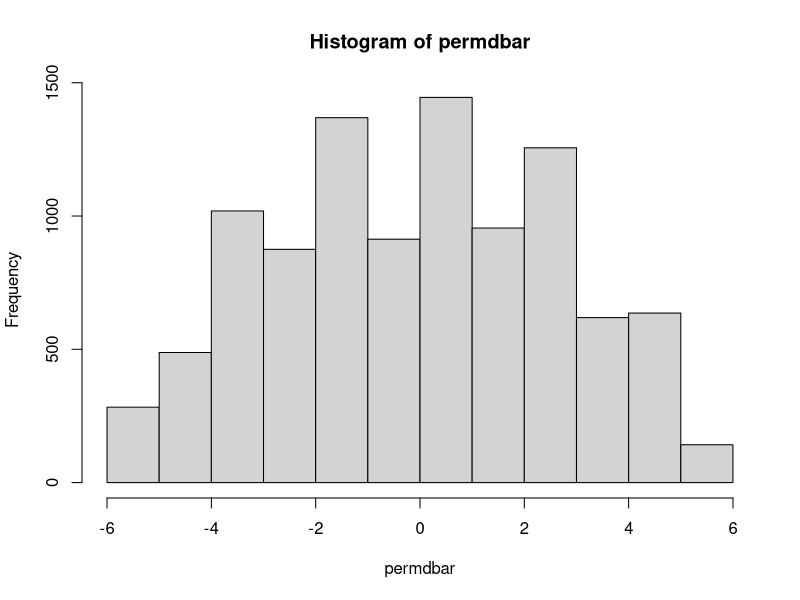
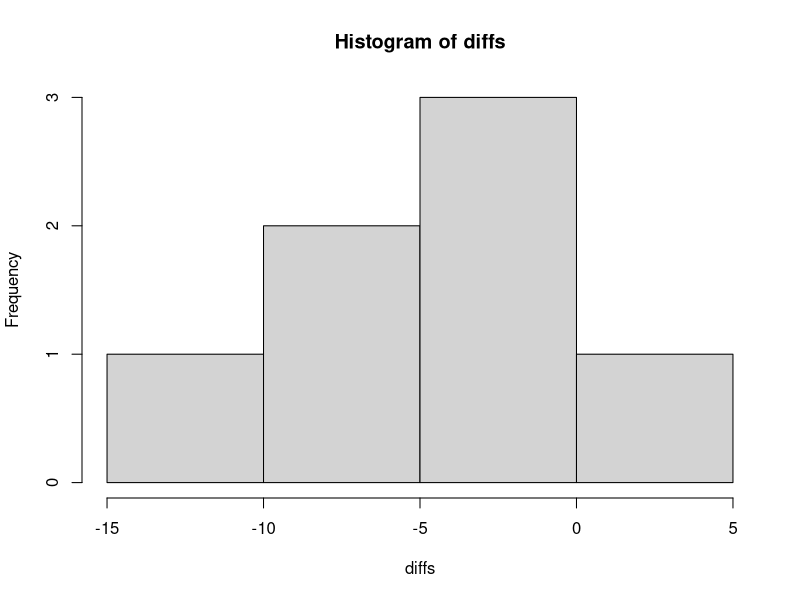

These figures' R source, in order:
diffs <- c(-3, -6, 4, -8, 0, -1, -15)
dbar <- mean(diffs)
dbar

### Random permutations of the sign 

permdbar <- rep(NA, 10000)
for (k in 1:10000) {
  permdiff <- sample(c(-1, 1), length(diffs), replace = TRUE) * diffs
  permdbar <- mean(permdiff)
  print(permdbar)
}


set.seed(428571)
permdbar <- rep(NA, 10000)
for (k in 1:10000){
  permdiff <- sample(c(-1,1), length(diffs), replace = TRUE) * diffs
  permdbar[k] <- mean(permdiff)
}

hist(permdbar)

### p-value when Ha: differences tend to be positive
mean(permdbar >= dbar)

### p-value when Ha: diferrences tend to be positive or differences tend to be positive

mean(abs(permdbar) >= abs(dbar))

0.773*64
5/64

###look at distribution of diffs
hist(diffs)
t.test(diffs, mu = 0)


##wilcoxon signed rank test
before <- c(65, 73, 58, 83, 58, 62, 78)
after <- c(62, 67, 62, 75, 58, 61, 63)

wilcox.test(after, before, paired = TRUE)
